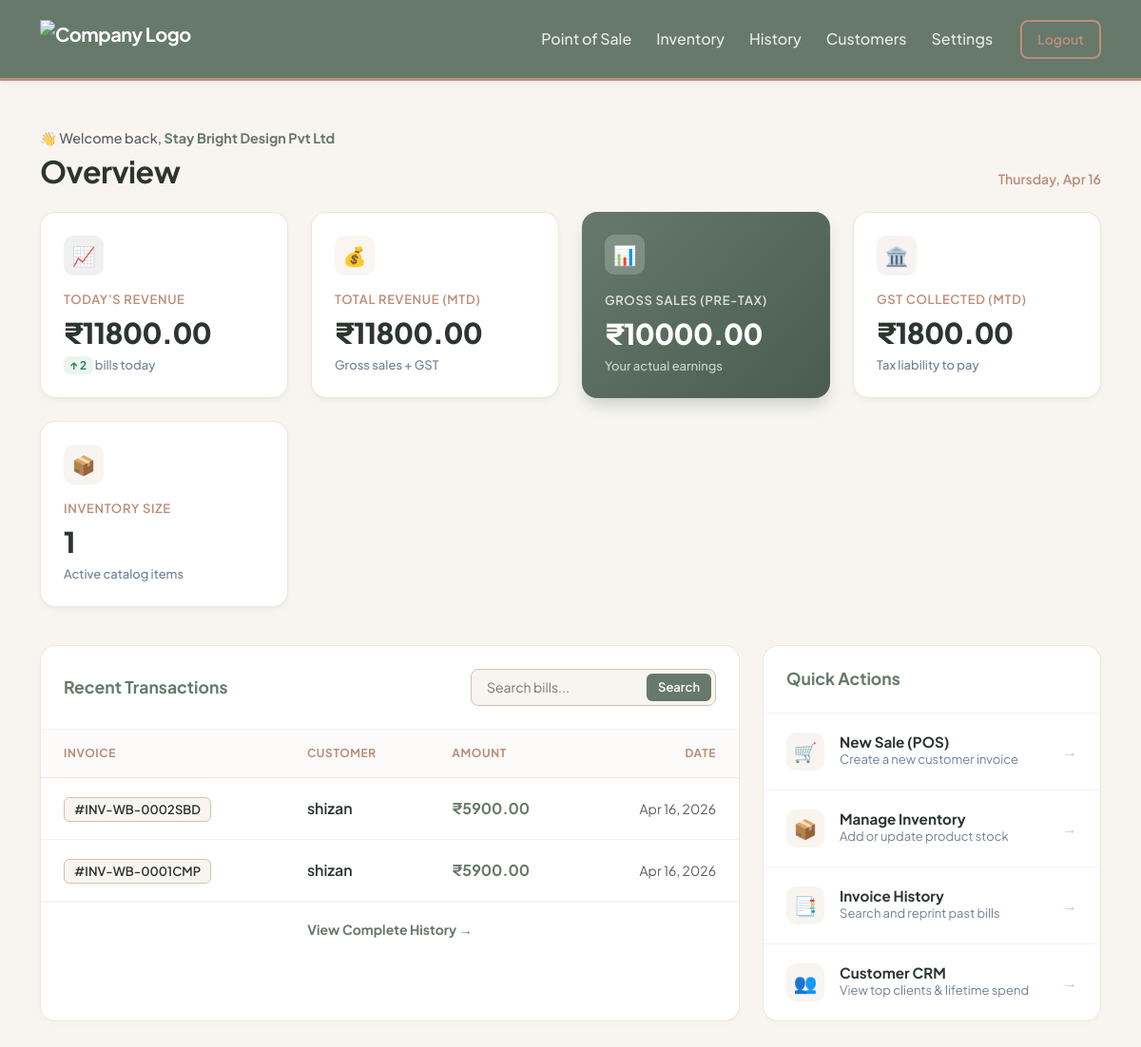
The page /billing/dashboard (signed in) on the database its author committed.
### core/models.py (models this page shows)
class Invoice(db.Model):
    __tablename__ = 'invoices'
    id = db.Column(db.Integer, primary_key=True)
    company_id = db.Column(db.Integer, db.ForeignKey('companies.id'), nullable=False) # ISOLATION
    invoice_number = db.Column(db.String(50), unique=True, nullable=False)
    customer_id = db.Column(db.Integer, db.ForeignKey('customers.id'), nullable=False)
    subtotal = db.Column(db.Float, nullable=False)
    discount_type = db.Column(db.String(10))
    discount_value = db.Column(db.Float, default=0.0)
    total_tax = db.Column(db.Float, nullable=False)
    grand_total = db.Column(db.Float, nullable=False)
    is_paid = db.Column(db.Boolean, default=False)
    split_gst = db.Column(db.Boolean, default=True)
    created_at = db.Column(db.DateTime, default=datetime.utcnow)
    items = db.relationship('InvoiceItem', backref='invoice', lazy=True)

class Customer(db.Model):
    __tablename__ = 'customers'
    id = db.Column(db.Integer, primary_key=True)
    company_id = db.Column(db.Integer, db.ForeignKey('companies.id'), nullable=False) # ISOLATION
    name = db.Column(db.String(100), nullable=False)
    phone_number = db.Column(db.String(15), nullable=False) # Removed unique=True so diff companies can have same customer
    created_at = db.Column(db.DateTime, default=datetime.utcnow)
    invoices = db.relationship('Invoice', backref='customer', lazy=True)

### core/billing/routes.py (the view)
@billing_bp.route('/dashboard')
def dashboard():
    company_id = session.get('company_id')
    if not company_id:
        return redirect('/auth/login')
    now = datetime.now()
    start_of_today = now.replace(hour=0, minute=0, second=0, microsecond=0)
    start_of_month = now.replace(day=1, hour=0, minute=0, second=0, microsecond=0)
    today_stats = db.session.query(
        func.sum(Invoice.grand_total).label('revenue'),
        func.count(Invoice.id).label('count')
    ).filter(
        Invoice.company_id == company_id,
        Invoice.created_at >= start_of_today,
        Invoice.is_paid == True
    ).first()
    month_stats = db.session.query(
        func.sum(Invoice.grand_total).label('revenue'),
        func.sum(Invoice.total_tax).label('tax')
    ).filter(
        Invoice.company_id == company_id,
        Invoice.created_at >= start_of_month,
        Invoice.is_paid == True
    ).first()
    total_products = Product.query.filter_by(company_id=company_id).count()
    recent_invoices = Invoice.query.filter_by(company_id=company_id) \
        .order_by(Invoice.created_at.desc()) \
        .limit(5).all()
    month_rev = month_stats.revenue or 0.0
    month_tx = month_stats.tax or 0.0
    month_gross = month_rev - month_tx
    metrics = {
        'today_revenue': today_stats.revenue or 0.0,
        'today_invoices': today_stats.count or 0,
        'month_revenue': month_rev,
        'month_tax': month_tx,
        'month_gross_sales': month_gross,
        'total_products': total_products
    }
    current_date_str = now.strftime('%A, %b %d')
    return render_template(
        'dashboard/index.html',
        metrics=metrics,
        recent_invoices=recent_invoices,
        current_date=current_date_str
    )

### core/templates/dashboard/index.html (shortened to what this page needs)
{% extends "base.html" %}
{% block content %}
<div class="d-flex justify-content-between align-items-end mb-4 mt-2">
    <div>
        <span class="text-muted fw-medium" style="font-size: 0.9rem;">👋 Welcome back, <strong class="text-sage">{{ session.get('company_name', 'Admin') }}</strong></span>
        <h2 class="fw-bold mb-0 mt-1" style="color: var(--text-dark); letter-spacing: -0.5px;">Overview</h2>
    </div>
    <div class="d-none d-sm-block text-taupe fw-semibold" style="font-size: 0.875rem;">
        {{ current_date }}
    </div>
</div>
<div class="metrics-grid">
    <div class="saas-card">
        <div class="metric-icon-wrapper bg-sage-light">📈</div>
        <div>
            <div class="metric-label">Today's Revenue</div>
            <div class="metric-value">₹{{ "%.2f"|format(metrics.today_revenue | default(0)) }}</div>
            <div class="metric-subtext"><span class="badge-trend">↑ {{ metrics.today_invoices | default(0) }}</span> bills today</div>
        </div>
    </div>
    <div class="saas-card">
        <div class="metric-icon-wrapper bg-terra-light">💰</div>
        <div>
            <div class="metric-label">Total Revenue (MTD)</div>
            <div class="metric-value">₹{{ "%.2f"|format(metrics.month_revenue | default(0)) }}</div>
            <div class="metric-subtext">Gross sales + GST</div>
        </div>
    </div>
    <div class="saas-card saas-card-hero">
        <div class="metric-icon-wrapper bg-white-light">📊</div>
        <div>
            <div class="metric-label">Gross Sales (Pre-Tax)</div>
            <div class="metric-value">₹{{ "%.2f"|format(metrics.month_gross_sales | default(0)) }}</div>
            <div class="metric-subtext">Your actual earnings</div>
        </div>
    </div>
    <div class="saas-card">
        <div class="metric-icon-wrapper bg-taupe-light">🏛️</div>
        <div>
            <div class="metric-label">GST Collected (MTD)</div>
            <div class="metric-value">₹{{ "%.2f"|format(metrics.month_tax | default(0)) }}</div>
            <div class="metric-subtext">Tax liability to pay</div>
        </div>
    </div>
    <div class="saas-card">
        <div class="metric-icon-wrapper bg-sage-light" style="background-color: #F8F5F1;">📦</div>
        <div>
            <div class="metric-label">Inventory Size</div>
            <div class="metric-value">{{ metrics.total_products | default(0) }}</div>
            <div class="metric-subtext">Active catalog items</div>
        </div>
    </div>
</div>
<div class="row g-4 mb-5">
    <div class="col-12 col-xl-8">
        <div class="panel-card">
            <div class="panel-header">
                <h5 class="mb-0 fw-bold text-sage" style="font-size: 1.1rem;">Recent Transactions</h5>
                <div class="d-flex gap-2 align-items-center">
                    <form method="GET" action="/billing/history" class="compact-search">
                        <input type="text" name="search" placeholder="Search bills...">
                        <button type="submit">Search</button>
                    </form>
                </div>
            </div>
            <div class="table-responsive">
                <table class="table saas-table mb-0">
                    <thead>
                        <tr>
                            <th>Invoice</th>
                            <th>Customer</th>
                            <th>Amount</th>
                            <th class="text-end">Date</th>
                        </tr>
                    </thead>
                    <tbody>
                        {% for inv in recent_invoices %}
                        <tr>
                            <td>
                                <span style="background: #F8F5F1; color: var(--text-dark); padding: 4px 10px; border-radius: 6px; font-weight: 600; font-size: 0.8125rem; border: 1px solid var(--color-sand);">
                                    #{{ inv.invoice_number }}
                                </span>
                            </td>
                            <td><strong style="color: var(--text-dark); font-weight: 600;">{{ inv.customer.name }}</strong></td>
                            <td class="fw-bold" style="color: var(--color-sage);">₹{{ "%.2f"|format(inv.grand_total) }}</td>
                            <td class="text-end text-muted" style="font-size: 0.875rem;">{{ inv.created_at.strftime('%b %d, %Y') }}</td>
                        </tr>
                        {% endfor %}
                    </tbody>
                </table>
            </div>
            {% if recent_invoices|length > 0 %}
            <div class="p-3 border-top text-center" style="border-color: rgba(212, 194, 173, 0.2) !important;">
                <a href="/billing/history" class="text-decoration-none fw-bold" style="color: var(--color-sage); font-size: 0.875rem;">View Complete History →</a>
            </div>
            {% endif %}
        </div>
    </div>
    <div class="col-12 col-xl-4">
        <div class="panel-card">
            <div class="panel-header">
                <h5 class="mb-0 fw-bold text-sage" style="font-size: 1.1rem;">Quick Actions</h5>
            </div>
            <div class="d-flex flex-column">
                <a href="/billing" class="action-link">
                    <div class="action-icon">🛒</div>
                    <div class="action-text">
                        <h6>New Sale (POS)</h6>
                        <p>Create a new customer invoice</p>
                    </div>
                    <div class="action-arrow">→</div>
                </a>
                <a href="/inventory/add-product" class="action-link">
                    <div class="action-icon">📦</div>
                    <div class="action-text">
                        <h6>Manage Inventory</h6>
                        <p>Add or update product stock</p>
                    </div>
                    <div class="action-arrow">→</div>
                </a>
                <a href="/billing/history" class="action-link">
                    <div class="action-icon">📑</div>
                    <div class="action-text">
                        <h6>Invoice History</h6>
                        <p>Search and reprint past bills</p>
                    </div>
                    <div class="action-arrow">→</div>
                </a>
                <a href="/billing/customers" class="action-link">
                    <div class="action-icon">👥</div>
                    <div class="action-text">
                        <h6>Customer CRM</h6>
                        <p>View top clients & lifetime spend</p>
                    </div>
                    <div class="action-arrow">→</div>
                </a>
            </div>
        </div>
    </div>
</div>
{% endblock %}

### core/templates/base.html (style rules this page uses)
:root { --color-sand: #D4C2AD; --color-terracotta: #D7A184; --color-cream: #EFDFCC; --color-taupe: #BA8E7A; --color-sage: #66796B; --text-dark: #2C3530; --shadow-soft: 0 10px 30px rgba(102, 121, 107, 0.08); --shadow-hover: 0 15px 35px rgba(102, 121, 107, 0.15); }
body { background-color: #F8F5F1; font-family: 'Plus Jakarta Sans', sans-serif; color: var(--text-dark); -webkit-font-smoothing: antialiased; }
.text-sage { color: var(--color-sage) !important; }
.text-taupe { color: var(--color-taupe) !important; }

### core/templates/dashboard/index.html (style rules this page uses)
.metrics-grid { display: grid; grid-template-columns: repeat(auto-fit, minmax(220px, 1fr)); gap: 1.5rem; margin-bottom: 2.5rem; }
.saas-card { background: #ffffff; border-radius: 16px; border: 1px solid rgba(212, 194, 173, 0.4); padding: 1.5rem; box-shadow: 0 4px 6px -1px rgba(102, 121, 107, 0.05), 0 2px 4px -1px rgba(102, 121, 107, 0.03); transition: all 0.3s cubic-bezier(0.4, 0, 0.2, 1); display: flex; flex-direction: column; justify-content: space-between; }
.saas-card-hero { background: linear-gradient(135deg, var(--color-sage) 0%, #4a5c50 100%); border: none; color: #ffffff; box-shadow: 0 10px 15px -3px rgba(102, 121, 107, 0.3); }
.metric-icon-wrapper { width: 42px; height: 42px; border-radius: 10px; display: flex; align-items: center; justify-content: center; font-size: 1.25rem; margin-bottom: 1rem; }
.bg-sage-light { background-color: rgba(102, 121, 107, 0.1); color: var(--color-sage); }
.bg-terra-light { background-color: rgba(215, 161, 132, 0.1); color: var(--color-terracotta); }
.bg-taupe-light { background-color: rgba(186, 142, 122, 0.1); color: var(--color-taupe); }
.bg-white-light { background-color: rgba(255, 255, 255, 0.2); color: #ffffff; }
.metric-label { font-size: 0.8125rem; font-weight: 600; color: var(--color-taupe); text-transform: uppercase; letter-spacing: 0.05em; margin-bottom: 0.5rem; }
.saas-card-hero .metric-label { color: rgba(255, 255, 255, 0.8); }
.metric-value { font-size: 1.875rem; font-weight: 800; color: var(--text-dark); line-height: 1.1; margin-bottom: 0.5rem; letter-spacing: -0.02em; }
.saas-card-hero .metric-value { color: #ffffff; }
.metric-subtext { font-size: 0.8125rem; color: #718096; font-weight: 500; }
.saas-card-hero .metric-subtext { color: rgba(255, 255, 255, 0.7); }
.badge-trend { background: rgba(56, 161, 105, 0.1); color: #2f855a; padding: 0.15rem 0.4rem; border-radius: 0.375rem; font-weight: 700; font-size: 0.75rem; }
.panel-card { background: #ffffff; border-radius: 16px; border: 1px solid rgba(212, 194, 173, 0.4); box-shadow: 0 4px 6px -1px rgba(102, 121, 107, 0.02); height: 100%; }
.panel-header { padding: 1.5rem; border-bottom: 1px solid rgba(212, 194, 173, 0.2); display: flex; justify-content: space-between; align-items: center; flex-wrap: wrap; gap: 1rem; }
.action-link { display: flex; align-items: center; padding: 1.25rem 1.5rem; text-decoration: none; border-bottom: 1px solid rgba(212, 194, 173, 0.2); transition: background-color 0.2s; }
.action-link:last-child { border-bottom: none; }
.action-icon { width: 40px; height: 40px; background: #F8F5F1; border-radius: 10px; display: flex; align-items: center; justify-content: center; font-size: 1.25rem; margin-right: 1rem; }
.action-text h6 { margin: 0; font-weight: 700; color: var(--text-dark); font-size: 0.95rem; }
.action-text p { margin: 0; font-size: 0.8125rem; color: #718096; }
.action-arrow { margin-left: auto; color: var(--color-sand); transition: transform 0.2s; }
.compact-search { display: flex; background: #F8F5F1; border-radius: 8px; padding: 0.25rem; border: 1px solid var(--color-sand); }
.compact-search input { border: none; background: transparent; padding: 0.25rem 0.75rem; font-size: 0.875rem; outline: none; width: 100%; max-width: 180px; }
.compact-search button { background: var(--color-sage); color: white; border: none; border-radius: 6px; padding: 0.25rem 0.75rem; font-weight: 600; font-size: 0.8125rem; }
.table-responsive { -webkit-overflow-scrolling: touch; }
.saas-table th { font-size: 0.75rem; text-transform: uppercase; letter-spacing: 0.05em; color: var(--color-taupe); font-weight: 700; padding: 1rem 1.5rem; border-bottom: 1px solid rgba(212, 194, 173, 0.4); background: #fcfbf9; white-space: nowrap; }
.saas-table td { padding: 1.25rem 1.5rem; vertical-align: middle; border-bottom: 1px solid rgba(212, 194, 173, 0.2); white-space: nowrap; }

### rows shown on the page
Invoice: invoice_number "INV-WB-0002SBD", customer.name "shizan", grand_total "5900.00", created_at "Apr 16, 2026"
Invoice: invoice_number "INV-WB-0001CMP", customer.name "shizan", grand_total "5900.00", created_at "Apr 16, 2026"

### other values the page prints
{{ session.get('company_name', 'Admin') }} "Stay Bright Design Pvt Ltd"
{{ "%.2f"|format(metrics.today_revenue | default(0)) }} "11800.00"
{{ metrics.today_invoices | default(0) }} "2"
{{ "%.2f"|format(metrics.month_revenue | default(0)) }} "11800.00"
{{ "%.2f"|format(metrics.month_gross_sales | default(0)) }} "10000.00"
{{ "%.2f"|format(metrics.month_tax | default(0)) }} "1800.00"
{{ metrics.total_products | default(0) }} "1"
